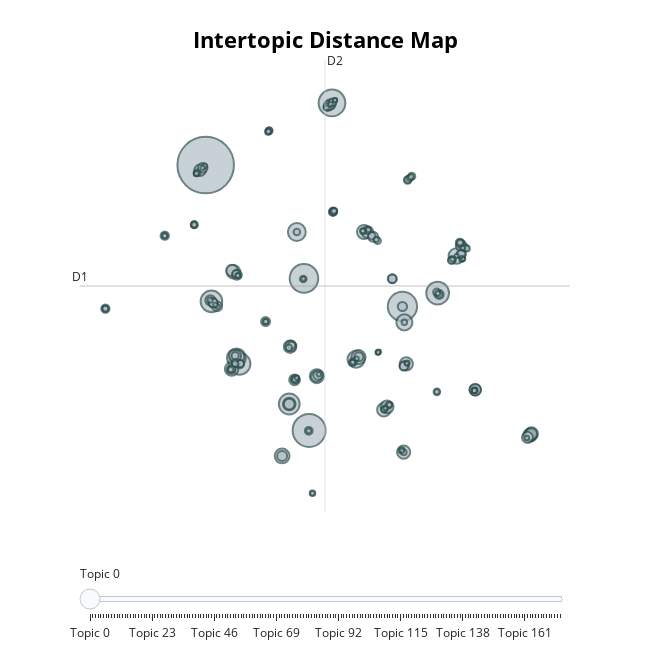

The code cell stored with this chart in its notebook:
### Markdown cell above
## 5. Visualize the results:

### Code cell
#how the topics are distributed:
#NOTE: you can hover / select topics in the plot!
topic_model.visualize_topics()

### Figure 1 — Plotly figure (JSON) as saved in the notebook; plotly's stock layout.template omitted (floating-point values rounded to 4 significant figures; data arrays with more than 128 entries replaced by an {"elided": "..."} marker saying what was removed)
{"data": [{"customdata": {"elided": "175x3 mixed values"}, "hovertemplate": "<b>Topic %{customdata[0]}</b><br>%{customdata[1]}<br>Size: %{customdata[2]}", "legendgroup": "", "marker": {"color": "#B0BEC5", "line": {"color": "DarkSlateGrey", "width": 2}, "size": {"elided": "175 int values"}, "sizemode": "area", "sizeref": 1.119, "symbol": "circle"}, "mode": "markers", "name": "", "orientation": "v", "showlegend": false, "type": "scatter", "x": {"elided": "175 float values"}, "xaxis": "x", "y": {"elided": "175 float values"}, "yaxis": "y"}], "layout": {"annotations": [{"showarrow": false, "text": "D1", "x": -15.18, "y": 7.071, "yshift": 10}, {"showarrow": false, "text": "D2", "x": 3.915, "xshift": 10, "y": 26.61}], "height": 650, "hoverlabel": {"bgcolor": "white", "font": {"family": "Rockwell", "size": 16}}, "legend": {"itemsizing": "constant", "tracegroupgap": 0}, "margin": {"t": 60}, "shapes": [{"line": {"color": "#CFD8DC", "width": 2}, "type": "line", "x0": 3.915, "x1": 3.915, "y0": -12.47, "y1": 26.61}, {"line": {"color": "#9E9E9E", "width": 2}, "type": "line", "x0": -15.18, "x1": 23.01, "y0": 7.071, "y1": 7.071}], "sliders": [{"active": 0, "pad": {"t": 50}, "steps": [{"args": [{"marker.color": {"elided": "1x175 str values"}}], "label": "Topic 0", "method": "update"}, {"args": [{"marker.color": {"elided": "1x175 str values"}}], "label": "Topic 1", "method": "update"}, {"args": [{"marker.color": {"elided": "1x175 str values"}}], "label": "Topic 2", "method": "update"}, {"args": [{"marker.color": {"elided": "1x175 str values"}}], "label": "Topic 3", "method": "update"}, {"args": [{"marker.color": {"elided": "1x175 str values"}}], "label": "Topic 4", "method": "update"}, {"args": [{"marker.color": {"elided": "1x175 str values"}}], "label": "Topic 5", "method": "update"}, {"args": [{"marker.color": {"elided": "1x175 str values"}}], "label": "Topic 6", "method": "update"}, {"args": [{"marker.color": {"elided": "1x175 str values"}}], "label": "Topic 7", "method": "update"}, {"args": [{"marker.color": {"elided": "1x175 str values"}}], "label": "Topic 8", "method": "update"}, {"args": [{"marker.color": {"elided": "1x175 str values"}}], "label": "Topic 9", "method": "update"}, {"args": [{"marker.color": {"elided": "1x175 str values"}}], "label": "Topic 10", "method": "update"}, {"args": [{"marker.color": {"elided": "1x175 str values"}}], "label": "Topic 11", "method": "update"}, {"args": [{"marker.color": {"elided": "1x175 str values"}}], "label": "Topic 12", "method": "update"}, {"args": [{"marker.color": {"elided": "1x175 str values"}}], "label": "Topic 13", "method": "update"}, {"args": [{"marker.color": {"elided": "1x175 str values"}}], "label": "Topic 14", "method": "update"}, {"args": [{"marker.color": {"elided": "1x175 str values"}}], "label": "Topic 15", "method": "update"}, {"args": [{"marker.color": {"elided": "1x175 str values"}}], "label": "Topic 16", "method": "update"}, {"args": [{"marker.color": {"elided": "1x175 str values"}}], "label": "Topic 17", "method": "update"}, {"args": [{"marker.color": {"elided": "1x175 str values"}}], "label": "Topic 18", "method": "update"}, {"args": [{"marker.color": {"elided": "1x175 str values"}}], "label": "Topic 19", "method": "update"}, {"args": [{"marker.color": {"elided": "1x175 str values"}}], "label": "Topic 20", "method": "update"}, {"args": [{"marker.color": {"elided": "1x175 str values"}}], "label": "Topic 21", "method": "update"}, {"args": [{"marker.color": {"elided": "1x175 str values"}}], "label": "Topic 22", "method": "update"}, {"args": [{"marker.color": {"elided": "1x175 str values"}}], "label": "Topic 23", "method": "update"}, {"args": [{"marker.color": {"elided": "1x175 str values"}}], "label": "Topic 24", "method": "update"}, {"args": [{"marker.color": {"elided": "1x175 str values"}}], "label": "Topic 25", "method": "update"}, {"args": [{"marker.color": {"elided": "1x175 str values"}}], "label": "Topic 26", "method": "update"}, {"args": [{"marker.color": {"elided": "1x175 str values"}}], "label": "Topic 27", "method": "update"}, {"args": [{"marker.color": {"elided": "1x175 str values"}}], "label": "Topic 28", "method": "update"}, {"args": [{"marker.color": {"elided": "1x175 str values"}}], "label": "Topic 29", "method": "update"}, {"args": [{"marker.color": {"elided": "1x175 str values"}}], "label": "Topic 30", "method": "update"}, {"args": [{"marker.color": {"elided": "1x175 str values"}}], "label": "Topic 31", "method": "update"}, {"args": [{"marker.color": {"elided": "1x175 str values"}}], "label": "Topic 32", "method": "update"}, {"args": [{"marker.color": {"elided": "1x175 str values"}}], "label": "Topic 33", "method": "update"}, {"args": [{"marker.color": {"elided": "1x175 str values"}}], "label": "Topic 34", "method": "update"}, {"args": [{"marker.color": {"elided": "1x175 str values"}}], "label": "Topic 35", "method": "update"}, {"args": [{"marker.color": {"elided": "1x175 str values"}}], "label": "Topic 36", "method": "update"}, {"args": [{"marker.color": {"elided": "1x175 str values"}}], "label": "Topic 37", "method": "update"}, {"args": [{"marker.color": {"elided": "1x175 str values"}}], "label": "Topic 38", "method": "update"}, {"args": [{"marker.color": {"elided": "1x175 str values"}}], "label": "Topic 39", "method": "update"}, {"args": [{"marker.color": {"elided": "1x175 str values"}}], "label": "Topic 40", "method": "update"}, {"args": [{"marker.color": {"elided": "1x175 str values"}}], "label": "Topic 41", "method": "update"}, {"args": [{"marker.color": {"elided": "1x175 str values"}}], "label": "Topic 42", "method": "update"}, {"args": [{"marker.color": {"elided": "1x175 str values"}}], "label": "Topic 43", "method": "update"}, {"args": [{"marker.color": {"elided": "1x175 str values"}}], "label": "Topic 44", "method": "update"}, {"args": [{"marker.color": {"elided": "1x175 str values"}}], "label": "Topic 45", "method": "update"}, {"args": [{"marker.color": {"elided": "1x175 str values"}}], "label": "Topic 46", "method": "update"}, {"args": [{"marker.color": {"elided": "1x175 str values"}}], "label": "Topic 47", "method": "update"}, {"args": [{"marker.color": {"elided": "1x175 str values"}}], "label": "Topic 48", "method": "update"}, {"args": [{"marker.color": {"elided": "1x175 str values"}}], "label": "Topic 49", "method": "update"}, {"args": [{"marker.color": {"elided": "1x175 str values"}}], "label": "Topic 50", "method": "update"}, {"args": [{"marker.color": {"elided": "1x175 str values"}}], "label": "Topic 51", "method": "update"}, {"args": [{"marker.color": {"elided": "1x175 str values"}}], "label": "Topic 52", "method": "update"}, {"args": [{"marker.color": {"elided": "1x175 str values"}}], "label": "Topic 53", "method": "update"}, {"args": [{"marker.color": {"elided": "1x175 str values"}}], "label": "Topic 54", "method": "update"}, {"args": [{"marker.color": {"elided": "1x175 str values"}}], "label": "Topic 55", "method": "update"}, {"args": [{"marker.color": {"elided": "1x175 str values"}}], "label": "Topic 56", "method": "update"}, {"args": [{"marker.color": {"elided": "1x175 str values"}}], "label": "Topic 57", "method": "update"}, {"args": [{"marker.color": {"elided": "1x175 str values"}}], "label": "Topic 58", "method": "update"}, {"args": [{"marker.color": {"elided": "1x175 str values"}}], "label": "Topic 59", "method": "update"}, {"args": [{"marker.color": {"elided": "1x175 str values"}}], "label": "Topic 60", "method": "update"}, {"args": [{"marker.color": {"elided": "1x175 str values"}}], "label": "Topic 61", "method": "update"}, {"args": [{"marker.color": {"elided": "1x175 str values"}}], "label": "Topic 62", "method": "update"}, {"args": [{"marker.color": {"elided": "1x175 str values"}}], "label": "Topic 63", "method": "update"}, {"args": [{"marker.color": {"elided": "1x175 str values"}}], "label": "Topic 64", "method": "update"}, {"args": [{"marker.color": {"elided": "1x175 str values"}}], "label": "Topic 65", "method": "update"}, {"args": [{"marker.color": {"elided": "1x175 str values"}}], "label": "Topic 66", "method": "update"}, {"args": [{"marker.color": {"elided": "1x175 str values"}}], "label": "Topic 67", "method": "update"}, {"args": [{"marker.color": {"elided": "1x175 str values"}}], "label": "Topic 68", "method": "update"}, {"args": [{"marker.color": {"elided": "1x175 str values"}}], "label": "Topic 69", "method": "update"}, {"args": [{"marker.color": {"elided": "1x175 str values"}}], "label": "Topic 70", "method": "update"}, {"args": [{"marker.color": {"elided": "1x175 str values"}}], "label": "Topic 71", "method": "update"}, {"args": [{"marker.color": {"elided": "1x175 str values"}}], "label": "Topic 72", "method": "update"}, {"args": [{"marker.color": {"elided": "1x175 str values"}}], "label": "Topic 73", "method": "update"}, {"args": [{"marker.color": {"elided": "1x175 str values"}}], "label": "Topic 74", "method": "update"}, {"args": [{"marker.color": {"elided": "1x175 str values"}}], "label": "Topic 75", "method": "update"}, {"args": [{"marker.color": {"elided": "1x175 str values"}}], "label": "Topic 76", "method": "update"}, {"args": [{"marker.color": {"elided": "1x175 str values"}}], "label": "Topic 77", "method": "update"}, {"args": [{"marker.color": {"elided": "1x175 str values"}}], "label": "Topic 78", "method": "update"}, {"args": [{"marker.color": {"elided": "1x175 str values"}}], "label": "Topic 79", "method": "update"}, {"args": [{"marker.color": {"elided": "1x175 str values"}}], "label": "Topic 80", "method": "update"}, {"args": [{"marker.color": {"elided": "1x175 str values"}}], "label": "Topic 81", "method": "update"}, {"args": [{"marker.color": {"elided": "1x175 str values"}}], "label": "Topic 82", "method": "update"}, {"args": [{"marker.color": {"elided": "1x175 str values"}}], "label": "Topic 83", "method": "update"}, {"args": [{"marker.color": {"elided": "1x175 str values"}}], "label": "Topic 84", "method": "update"}, {"args": [{"marker.color": {"elided": "1x175 str values"}}], "label": "Topic 85", "method": "update"}, {"args": [{"marker.color": {"elided": "1x175 str values"}}], "label": "Topic 86", "method": "update"}, {"args": [{"marker.color": {"elided": "1x175 str values"}}], "label": "Topic 87", "method": "update"}, {"args": [{"marker.color": {"elided": "1x175 str values"}}], "label": "Topic 88", "method": "update"}, {"args": [{"marker.color": {"elided": "1x175 str values"}}], "label": "Topic 89", "method": "update"}, {"args": [{"marker.color": {"elided": "1x175 str values"}}], "label": "Topic 90", "method": "update"}, {"args": [{"marker.color": {"elided": "1x175 str values"}}], "label": "Topic 91", "method": "update"}, {"args": [{"marker.color": {"elided": "1x175 str values"}}], "label": "Topic 92", "method": "update"}, {"args": [{"marker.color": {"elided": "1x175 str values"}}], "label": "Topic 93", "method": "update"}, {"args": [{"marker.color": {"elided": "1x175 str values"}}], "label": "Topic 94", "method": "update"}, {"args": [{"marker.color": {"elided": "1x175 str values"}}], "label": "Topic 95", "method": "update"}, {"args": [{"marker.color": {"elided": "1x175 str values"}}], "label": "Topic 96", "method": "update"}, {"args": [{"marker.color": {"elided": "1x175 str values"}}], "label": "Topic 97", "method": "update"}, {"args": [{"marker.color": {"elided": "1x175 str values"}}], "label": "Topic 98", "method": "update"}, {"args": [{"marker.color": {"elided": "1x175 str values"}}], "label": "Topic 99", "method": "update"}, {"args": [{"marker.color": {"elided": "1x175 str values"}}], "label": "Topic 100", "method": "update"}, {"args": [{"marker.color": {"elided": "1x175 str values"}}], "label": "Topic 101", "method": "update"}, {"args": [{"marker.color": {"elided": "1x175 str values"}}], "label": "Topic 102", "method": "update"}, {"args": [{"marker.color": {"elided": "1x175 str values"}}], "label": "Topic 103", "method": "update"}, {"args": [{"marker.color": {"elided": "1x175 str values"}}], "label": "Topic 104", "method": "update"}, {"args": [{"marker.color": {"elided": "1x175 str values"}}], "label": "Topic 105", "method": "update"}, {"args": [{"marker.color": {"elided": "1x175 str values"}}], "label": "Topic 106", "method": "update"}, {"args": [{"marker.color": {"elided": "1x175 str values"}}], "label": "Topic 107", "method": "update"}, {"args": [{"marker.color": {"elided": "1x175 str values"}}], "label": "Topic 108", "method": "update"}, {"args": [{"marker.color": {"elided": "1x175 str values"}}], "label": "Topic 109", "method": "update"}, {"args": [{"marker.color": {"elided": "1x175 str values"}}], "label": "Topic 110", "method": "update"}, {"args": [{"marker.color": {"elided": "1x175 str values"}}], "label": "Topic 111", "method": "update"}, {"args": [{"marker.color": {"elided": "1x175 str values"}}], "label": "Topic 112", "method": "update"}, {"args": [{"marker.color": {"elided": "1x175 str values"}}], "label": "Topic 113", "method": "update"}, {"args": [{"marker.color": {"elided": "1x175 str values"}}], "label": "Topic 114", "method": "update"}, {"args": [{"marker.color": {"elided": "1x175 str values"}}], "label": "Topic 115", "method": "update"}, {"args": [{"marker.color": {"elided": "1x175 str values"}}], "label": "Topic 116", "method": "update"}, {"args": [{"marker.color": {"elided": "1x175 str values"}}], "label": "Topic 117", "method": "update"}, {"args": [{"marker.color": {"elided": "1x175 str values"}}], "label": "Topic 118", "method": "update"}, {"args": [{"marker.color": {"elided": "1x175 str values"}}], "label": "Topic 119", "method": "update"}, {"args": [{"marker.color": {"elided": "1x175 str values"}}], "label": "Topic 120", "method": "update"}, {"args": [{"marker.color": {"elided": "1x175 str values"}}], "label": "Topic 121", "method": "update"}, {"args": [{"marker.color": {"elided": "1x175 str values"}}], "label": "Topic 122", "method": "update"}, {"args": [{"marker.color": {"elided": "1x175 str values"}}], "label": "Topic 123", "method": "update"}, {"args": [{"marker.color": {"elided": "1x175 str values"}}], "label": "Topic 124", "method": "update"}, {"args": [{"marker.color": {"elided": "1x175 str values"}}], "label": "Topic 125", "method": "update"}, {"args": [{"marker.color": {"elided": "1x175 str values"}}], "label": "Topic 126", "method": "update"}, {"args": [{"marker.color": {"elided": "1x175 str values"}}], "label": "Topic 127", "method": "update"}, {"args": [{"marker.color": {"elided": "1x175 str values"}}], "label": "Topic 128", "method": "update"}, {"args": [{"marker.color": {"elided": "1x175 str values"}}], "label": "Topic 129", "method": "update"}, {"args": [{"marker.color": {"elided": "1x175 str values"}}], "label": "Topic 130", "method": "update"}, {"args": [{"marker.color": {"elided": "1x175 str values"}}], "label": "Topic 131", "method": "update"}, {"args": [{"marker.color": {"elided": "1x175 str values"}}], "label": "Topic 132", "method": "update"}, {"args": [{"marker.color": {"elided": "1x175 str values"}}], "label": "Topic 133", "method": "update"}, {"args": [{"marker.color": {"elided": "1x175 str values"}}], "label": "Topic 134", "method": "update"}, {"args": [{"marker.color": {"elided": "1x175 str values"}}], "label": "Topic 135", "method": "update"}, {"args": [{"marker.color": {"elided": "1x175 str values"}}], "label": "Topic 136", "method": "update"}, {"args": [{"marker.color": {"elided": "1x175 str values"}}], "label": "Topic 137", "method": "update"}, {"args": [{"marker.color": {"elided": "1x175 str values"}}], "label": "Topic 138", "method": "update"}, {"args": [{"marker.color": {"elided": "1x175 str values"}}], "label": "Topic 139", "method": "update"}, {"args": [{"marker.color": {"elided": "1x175 str values"}}], "label": "Topic 140", "method": "update"}, {"args": [{"marker.color": {"elided": "1x175 str values"}}], "label": "Topic 141", "method": "update"}, {"args": [{"marker.color": {"elided": "1x175 str values"}}], "label": "Topic 142", "method": "update"}, {"args": [{"marker.color": {"elided": "1x175 str values"}}], "label": "Topic 143", "method": "update"}, {"args": [{"marker.color": {"elided": "1x175 str values"}}], "label": "Topic 144", "method": "update"}, {"args": [{"marker.color": {"elided": "1x175 str values"}}], "label": "Topic 145", "method": "update"}, {"args": [{"marker.color": {"elided": "1x175 str values"}}], "label": "Topic 146", "method": "update"}, {"args": [{"marker.color": {"elided": "1x175 str values"}}], "label": "Topic 147", "method": "update"}, {"args": [{"marker.color": {"elided": "1x175 str values"}}], "label": "Topic 148", "method": "update"}, {"args": [{"marker.color": {"elided": "1x175 str values"}}], "label": "Topic 149", "method": "update"}, {"args": [{"marker.color": {"elided": "1x175 str values"}}], "label": "Topic 150", "method": "update"}, {"args": [{"marker.color": {"elided": "1x175 str values"}}], "label": "Topic 151", "method": "update"}, {"args": [{"marker.color": {"elided": "1x175 str values"}}], "label": "Topic 152", "method": "update"}, {"args": [{"marker.color": {"elided": "1x175 str values"}}], "label": "Topic 153", "method": "update"}, {"args": [{"marker.color": {"elided": "1x175 str values"}}], "label": "Topic 154", "method": "update"}, {"args": [{"marker.color": {"elided": "1x175 str values"}}], "label": "Topic 155", "method": "update"}, {"args": [{"marker.color": {"elided": "1x175 str values"}}], "label": "Topic 156", "method": "update"}, {"args": [{"marker.color": {"elided": "1x175 str values"}}], "label": "Topic 157", "method": "update"}, {"args": [{"marker.color": {"elided": "1x175 str values"}}], "label": "Topic 158", "method": "update"}, {"args": [{"marker.color": {"elided": "1x175 str values"}}], "label": "Topic 159", "method": "update"}, {"args": [{"marker.color": {"elided": "1x175 str values"}}], "label": "Topic 160", "method": "update"}, {"args": [{"marker.color": {"elided": "1x175 str values"}}], "label": "Topic 161", "method": "update"}, {"args": [{"marker.color": {"elided": "1x175 str values"}}], "label": "Topic 162", "method": "update"}, {"args": [{"marker.color": {"elided": "1x175 str values"}}], "label": "Topic 163", "method": "update"}, {"args": [{"marker.color": {"elided": "1x175 str values"}}], "label": "Topic 164", "method": "update"}, {"args": [{"marker.color": {"elided": "1x175 str values"}}], "label": "Topic 165", "method": "update"}, {"args": [{"marker.color": {"elided": "1x175 str values"}}], "label": "Topic 166", "method": "update"}, {"args": [{"marker.color": {"elided": "1x175 str values"}}], "label": "Topic 167", "method": "update"}, {"args": [{"marker.color": {"elided": "1x175 str values"}}], "label": "Topic 168", "method": "update"}, {"args": [{"marker.color": {"elided": "1x175 str values"}}], "label": "Topic 169", "method": "update"}, {"args": [{"marker.color": {"elided": "1x175 str values"}}], "label": "Topic 170", "method": "update"}, {"args": [{"marker.color": {"elided": "1x175 str values"}}], "label": "Topic 171", "method": "update"}, {"args": [{"marker.color": {"elided": "1x175 str values"}}], "label": "Topic 172", "method": "update"}, {"args": [{"marker.color": {"elided": "1x175 str values"}}], "label": "Topic 173", "method": "update"}, {"args": [{"marker.color": {"elided": "1x175 str values"}}], "label": "Topic 174", "method": "update"}]}], "title": {"font": {"color": "Black", "size": 22}, "text": "<b>Intertopic Distance Map</b>", "x": 0.5, "xanchor": "center", "y": 0.95, "yanchor": "top"}, "width": 650, "xaxis": {"anchor": "y", "domain": [0, 1], "range": [-15.18, 23.01], "title": {"text": ""}, "visible": false}, "yaxis": {"anchor": "x", "domain": [0, 1], "range": [-12.47, 26.61], "title": {"text": ""}, "visible": false}}}
